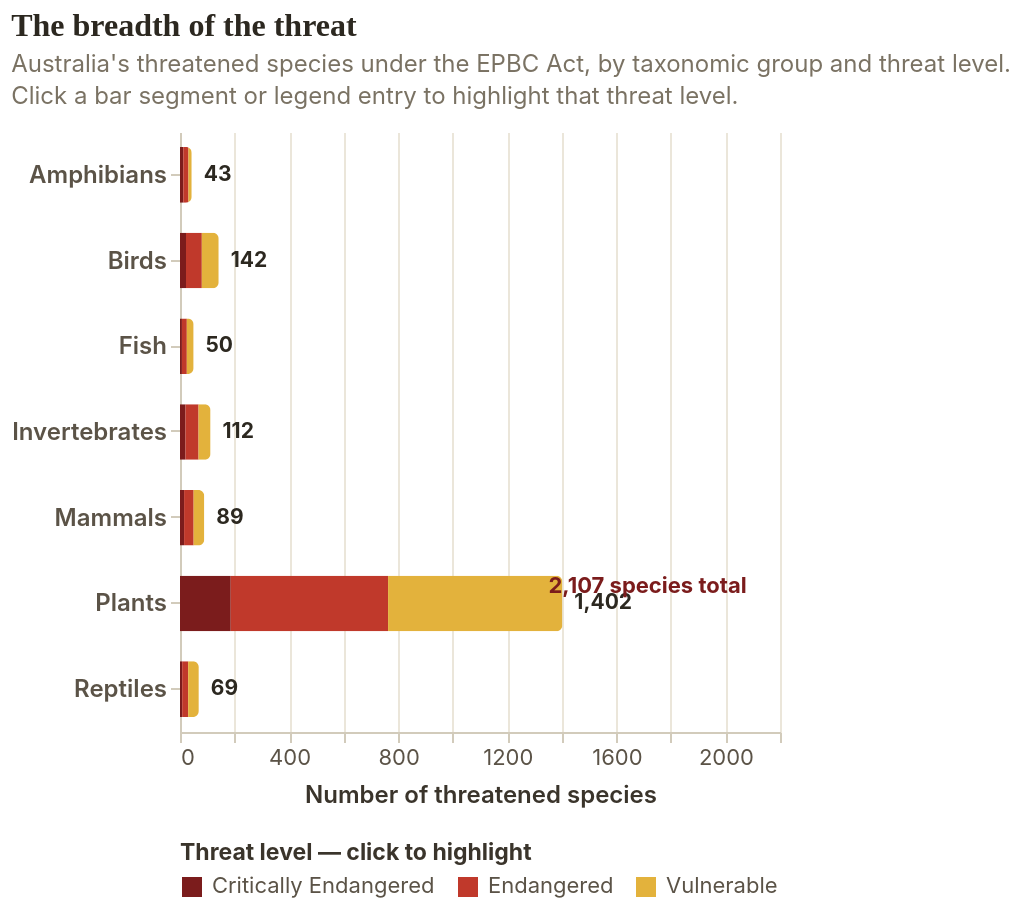

Specify this chart in Vega-Lite:
### Vega-Lite specification from a JSON file in a GitHub repository (floating-point values rounded to 4 significant figures)
{"$schema": "https://vega.github.io/schema/vega-lite/v5.json", "title": {"text": "The breadth of the threat", "subtitle": ["Australia's threatened species under the EPBC Act, by taxonomic group and threat level.", "Click a bar segment or legend entry to highlight that threat level."], "subtitleLineHeight": 16}, "width": "container", "height": 300, "data": {"values": [{"group": "Plants", "status": "Critically Endangered", "count": 186, "order": 1}, {"group": "Plants", "status": "Endangered", "count": 577, "order": 1}, {"group": "Plants", "status": "Vulnerable", "count": 639, "order": 1}, {"group": "Invertebrates", "status": "Critically Endangered", "count": 20, "order": 2}, {"group": "Invertebrates", "status": "Endangered", "count": 48, "order": 2}, {"group": "Invertebrates", "status": "Vulnerable", "count": 44, "order": 2}, {"group": "Birds", "status": "Critically Endangered", "count": 22, "order": 3}, {"group": "Birds", "status": "Endangered", "count": 58, "order": 3}, {"group": "Birds", "status": "Vulnerable", "count": 62, "order": 3}, {"group": "Mammals", "status": "Critically Endangered", "count": 15, "order": 4}, {"group": "Mammals", "status": "Endangered", "count": 35, "order": 4}, {"group": "Mammals", "status": "Vulnerable", "count": 39, "order": 4}, {"group": "Reptiles", "status": "Critically Endangered", "count": 8, "order": 5}, {"group": "Reptiles", "status": "Endangered", "count": 22, "order": 5}, {"group": "Reptiles", "status": "Vulnerable", "count": 39, "order": 5}, {"group": "Fish", "status": "Critically Endangered", "count": 7, "order": 6}, {"group": "Fish", "status": "Endangered", "count": 18, "order": 6}, {"group": "Fish", "status": "Vulnerable", "count": 25, "order": 6}, {"group": "Amphibians", "status": "Critically Endangered", "count": 12, "order": 7}, {"group": "Amphibians", "status": "Endangered", "count": 19, "order": 7}, {"group": "Amphibians", "status": "Vulnerable", "count": 12, "order": 7}]}, "layer": [{"params": [{"name": "selectedStatus", "select": {"type": "point", "fields": ["status"]}}], "mark": {"type": "bar", "height": {"band": 0.72}, "cornerRadiusEnd": 3}, "encoding": {"y": {"field": "group", "type": "nominal", "title": null, "sort": {"field": "order", "order": "ascending"}, "axis": {"labelFontSize": 12, "labelFontWeight": 600}}, "x": {"field": "count", "type": "quantitative", "title": "Number of threatened species", "stack": "zero", "axis": {"format": "d"}}, "color": {"field": "status", "type": "nominal", "title": "Threat level — click to highlight", "sort": ["Critically Endangered", "Endangered", "Vulnerable"], "scale": {"domain": ["Critically Endangered", "Endangered", "Vulnerable"], "range": ["#7b1c1c", "#c0392b", "#e3b23c"]}, "legend": {"orient": "bottom", "direction": "horizontal"}}, "order": {"field": "status", "sort": ["Critically Endangered", "Endangered", "Vulnerable"]}, "opacity": {"condition": {"param": "selectedStatus", "empty": true, "value": 1}, "value": 0.12}, "tooltip": [{"field": "group", "title": "Group"}, {"field": "status", "title": "Threat level"}, {"field": "count", "title": "Species listed", "format": ","}]}}, {"transform": [{"aggregate": [{"op": "sum", "field": "count", "as": "total"}], "groupby": ["group", "order"]}], "mark": {"type": "text", "align": "left", "dx": 6, "fontSize": 10.5, "fontWeight": 700, "color": "#2c2820", "font": "Inter, sans-serif"}, "encoding": {"y": {"field": "group", "type": "nominal", "sort": {"field": "order", "order": "ascending"}}, "x": {"field": "total", "type": "quantitative", "stack": null}, "text": {"field": "total", "type": "quantitative", "format": ","}}}, {"data": {"values": [{"v": 2107, "label": "2,107 species total"}]}, "mark": {"type": "text", "align": "right", "dx": -4, "dy": -8, "fontSize": 11, "fontWeight": 700, "color": "#7b1c1c", "font": "Inter, sans-serif"}, "encoding": {"x": {"field": "v", "type": "quantitative"}, "y": {"datum": "Plants"}, "text": {"field": "label"}}}], "config": {"background": null, "font": "Inter, sans-serif", "view": {"stroke": null}, "padding": 5, "axis": {"labelFont": "Inter, sans-serif", "titleFont": "Inter, sans-serif", "labelColor": "#5b5347", "titleColor": "#3a342b", "titleFontWeight": 600, "gridColor": "#ebe6da", "domainColor": "#d2cbbb", "tickColor": "#d2cbbb", "labelFontSize": 11, "titleFontSize": 12, "titlePadding": 8}, "legend": {"labelFont": "Inter, sans-serif", "titleFont": "Inter, sans-serif", "labelColor": "#5b5347", "titleColor": "#3a342b", "labelFontSize": 11, "titleFontSize": 11.5}, "title": {"font": "Fraunces, serif", "fontSize": 16, "anchor": "start", "color": "#2c2820", "fontWeight": 600, "subtitleFont": "Inter, sans-serif", "subtitleColor": "#7a7263", "subtitleFontSize": 12, "subtitlePadding": 6, "offset": 12}}}
